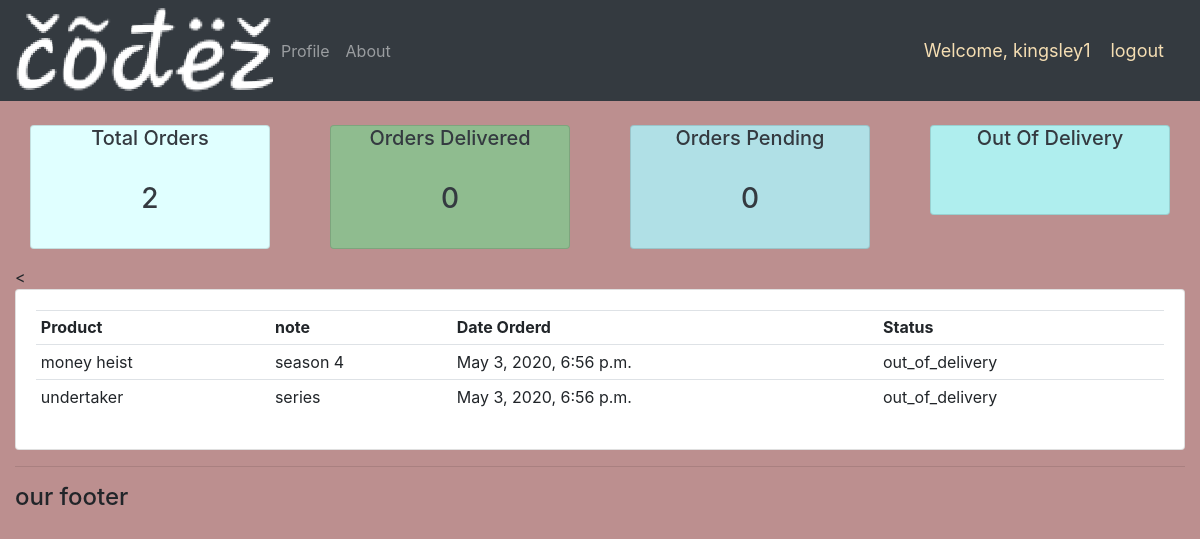
Page /user/ (signed in) on the committed database.
### account/models.py (models this page shows, shortened)
class Orders(models.Model):
    STATUS = (
        ('pending','pending'),
        ('out_of_delivery','out_of_delivery'),
        ('delivered','delivered'),
        )
    customer = models.ForeignKey(Customers,null=True,on_delete=models.SET_NULL)
    product = models.ForeignKey(Products, null= True,on_delete=models.SET_NULL)
    date_created = models.DateTimeField(auto_now_add=True,null=True)
    status = models.CharField(max_length=200,null=True, choices=STATUS)
    note = models.CharField(max_length=200,null=True)

class Products(models.Model):
    CATEGORY = (
        ('indoor','indoor'),
        ('outdoor','outdoor'),
    )
    name = models.CharField(max_length=200,null=True)
    price = models.FloatField(max_length=200,null=True)
    category = models.CharField(max_length=200,null=True,choices=CATEGORY)
    description = models.CharField(max_length=200,null=True,blank=True)
    date_created = models.DateTimeField(auto_now_add=True,null=True)
    tags = models.ManyToManyField(Tags)
    def __str__(self):
        return self.name

### account/decorators.py (the view)
        def wrapper_func(request,*args,**kwargs):
            group = None
            if request.user.groups.exists():
                group = request.user.groups.all()[0].name
            if group in allowed_rolls:
                return view_func(request,*args,**kwargs)
            else:
                return HttpResponse('you are not authorised to view this page')

### account/views.py (called while the page is built)
@login_required(login_url='login')
@allowed_users(allowed_rolls=['customers'])
def userpage(request):
    orders =request.user.customers.orders_set.all()
    total_orders = orders.count()
    delivered = orders.filter(status='delivered').count()
    pending = orders.filter(status='pending').count()
    context={'orders':orders,'total_orders': total_orders,'delivered':delivered,'pending':pending}
    return render(request,'user.html',context)

### templates/user.html
{%extends 'main.html'%}
{%block content%}
{%include 'status.html'%}
<<div class="row">
	<div class="col-md">
		<div class="card card-body">
			<table class="table table-sm">
				<tr>
					<th>Product</th>
					<th>note</th>
					<th>Date Orderd</th>
					<th>Status</th>
				{%for orders in orders%}
					<tr>
						<td>{{orders.product}}</td>
						<td>{{orders.note}}</td>
						<td>{{orders.date_created}}</td>
						<td>{{orders.status}}</td>
					</tr>
				{%endfor%}
			</table>
		</div>
	</div>
</div>
{%endblock%}

### templates/navbar.html (shortened to what this page needs)
{%load static%}
<nav class="navbar navbar-expand-lg navbar-dark bg-dark">
  <img src="{% static 'images/mylogo.png' %}">
    <div class="collapse navbar-collapse" id="navbarNavAltMarkup">
      <div class="navbar-nav">
        {% if request.user.is_staff%}
        <a  class="nav-item nav-link active" href="{% url 'index'%}">Home <span class="sr-only">(current)</span></a>
        <a class="nav-item nav-link " href="{% url 'products'%}">Product</a>
        {%else%}
        <a class="nav-item nav-link" href="{% url 'profile' %}">Profile</a>
        {%endif%}
        <a class="nav-item nav-link" href="{% url 'about' %}">About</a>
      </div>
    </div>
    <span class="hello-note">Welcome, {{request.user}} </span>
    <span><a class="hello-note" href="{% url 'logout'%}">logout</a></span>
  </nav>

### static/css/main.css (style rules this page uses)
body { background-color:rosybrown; }

### templates/navbar.html (style rules this page uses)
.hello-note { font-size: 18px; color: wheat; margin-right: 20px; }

### rows in the picture
Orders: product "money heist", note "season 4", date_created "May 3, 2020, 6:56 p.m.", status "out_of_delivery"
Orders: product "undertaker", note "series", date_created "May 3, 2020, 6:56 p.m.", status "out_of_delivery"

### other values in the picture
{{ request.user }} "kingsley1"
{{ total_orders }} "2"
{{ delivered }} "0"
{{ pending }} "0"
